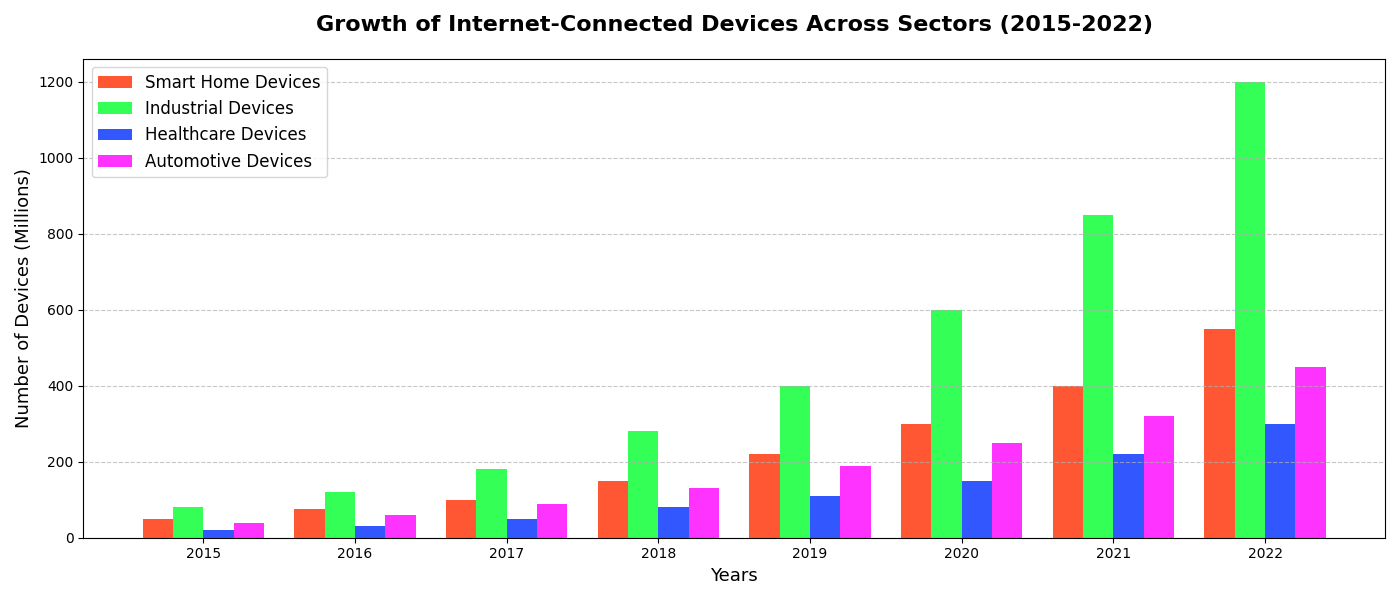

Here is the Python script that generated this plot:
import matplotlib.pyplot as plt
import numpy as np

# Data:
years = np.array([2015, 2016, 2017, 2018, 2019, 2020, 2021, 2022])
smart_home_devices = np.array([50, 75, 100, 150, 220, 300, 400, 550])
industrial_devices = np.array([80, 120, 180, 280, 400, 600, 850, 1200])
healthcare_devices = np.array([20, 30, 50, 80, 110, 150, 220, 300])
automotive_devices = np.array([40, 60, 90, 130, 190, 250, 320, 450])

# Create grouped bar width and positions
bar_width = 0.2
x_pos = np.arange(len(years))

# Create a single subplot
fig, ax1 = plt.subplots(figsize=(14, 6))

# Plot bar charts for each category
ax1.bar(x_pos - 1.5*bar_width, smart_home_devices, width=bar_width, label='Smart Home Devices', color='#FF5733')
ax1.bar(x_pos - 0.5*bar_width, industrial_devices, width=bar_width, label='Industrial Devices', color='#33FF57')
ax1.bar(x_pos + 0.5*bar_width, healthcare_devices, width=bar_width, label='Healthcare Devices', color='#3357FF')
ax1.bar(x_pos + 1.5*bar_width, automotive_devices, width=bar_width, label='Automotive Devices', color='#FF33FF')

# Set titles and labels
ax1.set_title('Growth of Internet-Connected Devices Across Sectors (2015-2022)', fontsize=16, fontweight='bold', pad=20)
ax1.set_ylabel('Number of Devices (Millions)', fontsize=13)
ax1.set_xlabel('Years', fontsize=13)
ax1.set_xticks(x_pos)
ax1.set_xticklabels(years)
ax1.legend(loc='upper left', fontsize=12)
ax1.grid(axis='y', linestyle='--', alpha=0.7)

# Automatically adjust layout to prevent overlap
plt.tight_layout()

# Display the plot
plt.show()
